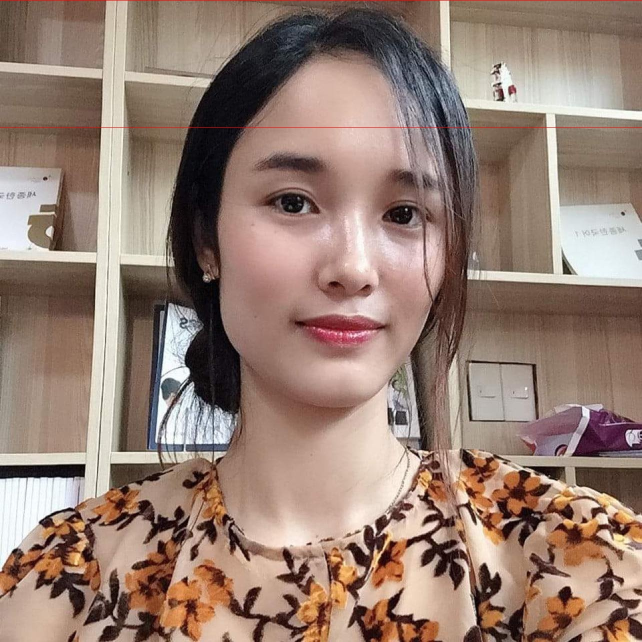
#> input picture python_proj/python/video/clothing_changed_271392859_2093938640756236_7568411561248634639_n.jpg, 1284 x 1284 px (shown at 1/2 size)
$ python mp4_video.py
#> lines starting #> are read from the running program, lines starting #| are printed output that depends on the picture
import cv2
import numpy as np
import os
from tkinter import Tk, filedialog

# Create a directory to store frames
output_directory = "video_frames"
os.makedirs(output_directory, exist_ok=True)

# Create a Tkinter window (it won't be shown)
root = Tk()
root.withdraw()

# Ask the user to select an image file
avatar_path = filedialog.askopenfilename(title="Select Avatar Image", filetypes=[("Image files", "*.png;*.jpg;*.jpeg")])
#> the answer given: clothing_changed_271392859_2093938640756236_7568411561248634639_n.jpg

if not avatar_path:
    print("No file selected. Exiting.")
    exit()

# Load avatar image
avatar = cv2.imread(avatar_path, cv2.IMREAD_UNCHANGED)
#> avatar is the input picture: shape (1284, 1284, 3); mean B, G, R 114.6, 126.5, 150.1
avatar = cv2.resize(avatar, (100, 100))  # Resize the avatar to fit the specified region
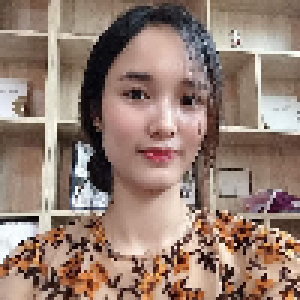
#> avatar: shape (100, 100, 3) (shown 3 times larger); mean B, G, R 114.5, 126.4, 149.6
avatar_height, avatar_width, _ = avatar.shape
#> avatar_height = 100; avatar_width = 100

# Function to generate frames
def generate_frame(frame_number):
    # Example: Create a gradient as a simple frame
    height, width = 480, 640
    frame = np.zeros((height, width, 3), dtype=np.uint8)
    frame[:, :] = [frame_number % 256, 255, 128]

    # Overlay the resized avatar onto the frame
    frame[50:50 + avatar_height, 50:50 + avatar_width] = avatar[:, :, :3]  # Assuming the avatar has an alpha channel

    return frame

# Video settings
fps = 30
duration_seconds = 10
output_file = "output_video.mp4"

# OpenCV VideoWriter settings
fourcc = cv2.VideoWriter_fourcc(*'mp4v')
video_writer = cv2.VideoWriter(output_file, fourcc, fps, (640, 480))

# Generate frames and save them
for frame_number in range(int(fps * duration_seconds)):
    frame = generate_frame(frame_number)

    # Save the frame with a meaningful name
    frame_name = os.path.join(output_directory, f"frame_{frame_number:04d}.png")
    cv2.imwrite(frame_name, frame)

    # Write the frame to the video
    video_writer.write(frame)
#> this loop made 300 passes
#> pass 1, `frame = generate_frame(frame_number)`:
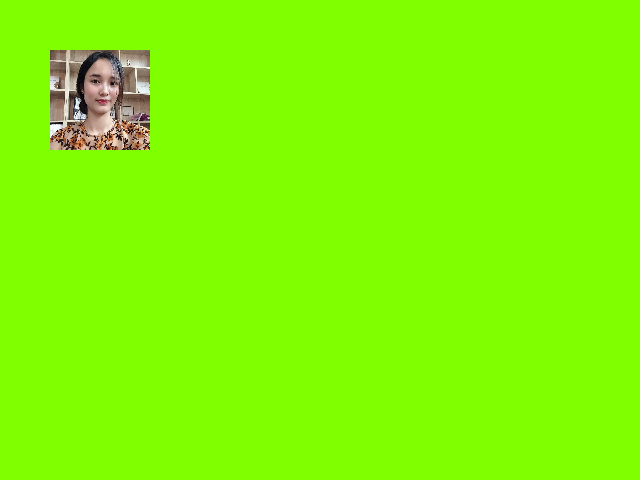
#> frame: shape (480, 640, 3); mean of channels 0, 1, 2 3.7, 250.8, 128.7; drawn as B, G, R
#> after the loop:
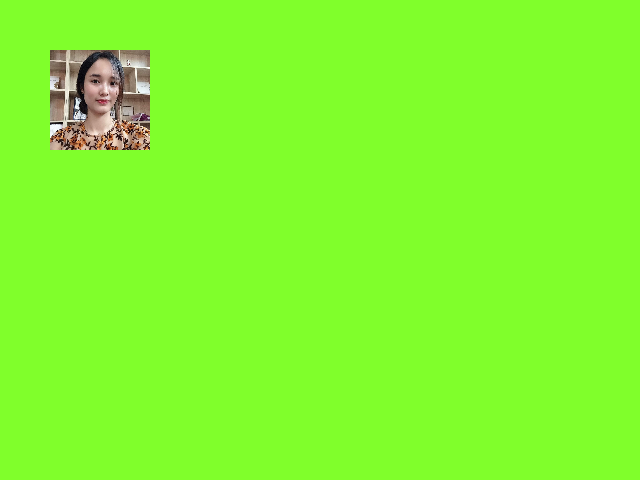
#> frame: shape (480, 640, 3); mean of channels 0, 1, 2 45.3, 250.8, 128.7; drawn as B, G, R

# Release the VideoWriter
video_writer.release()

print(f"Video generated and saved as {output_file}")
